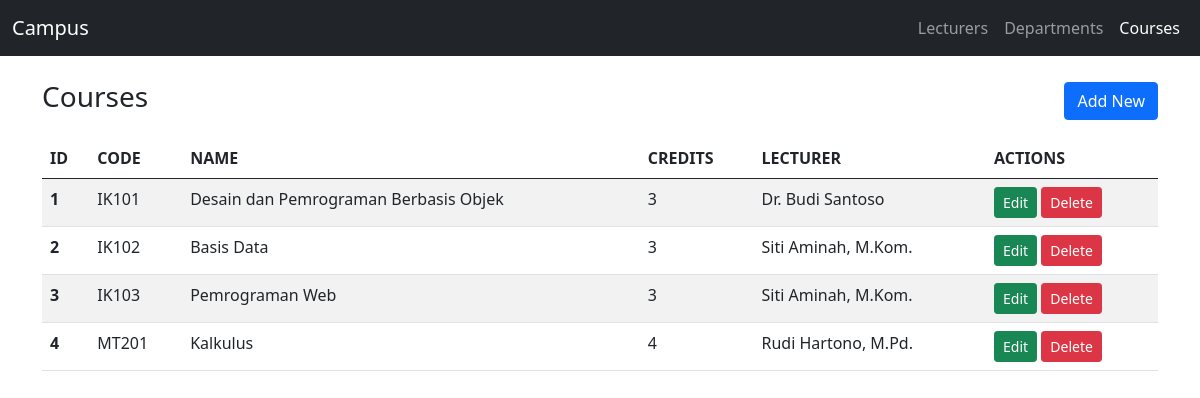
Screenshot of /Project/index.php?page=courses with the database file from the repository.
### tables this page shows
CREATE TABLE `courses` (
  `id` INT(11) NOT NULL AUTO_INCREMENT,
  `code` VARCHAR(20) NOT NULL,
  `name` VARCHAR(100) NOT NULL,
  `credits` TINYINT(4) NOT NULL DEFAULT 2,
  `lecturer_id` INT(11) NOT NULL,
  PRIMARY KEY (`id`),
  KEY `fk_course_lecturer` (`lecturer_id`),
  CONSTRAINT `fk_course_lecturer` FOREIGN KEY (`lecturer_id`)
    REFERENCES `lecturers` (`id`) ON DELETE CASCADE ON UPDATE CASCADE
);

CREATE TABLE `lecturers` (
  `id` INT(11) NOT NULL AUTO_INCREMENT,
  `name` VARCHAR(100) NOT NULL,
  `nidn` VARCHAR(20) NOT NULL,
  `phone` VARCHAR(20) NOT NULL,
  `join_date` DATE NOT NULL,
  `department_id` INT(11) DEFAULT NULL,
  PRIMARY KEY (`id`),
  KEY `fk_lecturer_department` (`department_id`),
  CONSTRAINT `fk_lecturer_department` FOREIGN KEY (`department_id`)
    REFERENCES `departments` (`id`) ON DELETE SET NULL ON UPDATE CASCADE
);

### Project/controllers/BaseController.php (called while the page is built, shortened)
<?php
abstract class BaseController
{
    protected function render(string $view, array $data = []): void
    {
        extract($data);
        require __DIR__ . '/../views/layout/header.php';
        require __DIR__ . "/../views/$view.php";
        require __DIR__ . '/../views/layout/footer.php';
    }
}

### Project/controllers/CourseController.php (called while the page is built, shortened)
<?php
require_once __DIR__ . '/BaseController.php';
class CourseController extends BaseController
{
    private Course $model;
    public function __construct()
    {
        $this->model = new Course();
    }
    public function index(): void
    {
        $this->render('courses/index', ['courses' => $this->model->all()]);
    }
}

### Project/index.php (called while the page is built, shortened)
<?php
function e($value): string
{
    return htmlspecialchars((string)$value, ENT_QUOTES, 'UTF-8');
}
$action = $_GET['action'] ?? 'index';
(new $class())->$action();

### Project/models/Course.php (called while the page is built, shortened)
<?php
class Course
{
    private mysqli $db;
    public function __construct()
    {
        $this->db = Database::connect();
    }
    public function all(): array
    {
        $sql = "SELECT c.*, l.name AS lecturer_name
                FROM courses c
                JOIN lecturers l ON l.id = c.lecturer_id
                ORDER BY c.id";
        return $this->db->query($sql)->fetch_all(MYSQLI_ASSOC);
    }
}

### Project/views/courses/index.php (the view, shortened to what this page needs)
<div class="d-flex justify-content-between align-items-center mb-3">
  <h3>Courses</h3>
  <a class="btn btn-primary" href="index.php?page=courses&action=create">Add New</a>
</div>
<table class="table table-striped">
  <thead>
    <tr><th>ID</th><th>CODE</th><th>NAME</th><th>CREDITS</th><th>LECTURER</th><th>ACTIONS</th></tr>
  </thead>
  <tbody>
    <?php foreach ($courses as $row): ?>
      <tr>
        <th><?= e($row['id']) ?></th>
        <td><?= e($row['code']) ?></td>
        <td><?= e($row['name']) ?></td>
        <td><?= e($row['credits']) ?></td>
        <td><?= e($row['lecturer_name']) ?></td>
        <td>
          <a class="btn btn-success btn-sm" href="index.php?page=courses&action=edit&id=<?= e($row['id']) ?>">Edit</a>
          <form method="post" action="index.php?page=courses&action=delete" class="d-inline"
                onsubmit="return confirm('Hapus course ini?')">
            <button class="btn btn-danger btn-sm">Delete</button>
          </form>
        </td>
      </tr>
    <?php endforeach; ?>
  </tbody>
</table>

### Project/views/layout/header.php (shortened to what this page needs)
<?php $current = $_GET['page'] ?? 'lecturers'; ?>
<!doctype html>
<html lang="en">
<head>
  <link href="assets/bootstrap.min.css" rel="stylesheet">
</head>
<body>
  <nav class="navbar navbar-expand navbar-dark bg-dark">
    <div class="container-fluid">
      <a class="navbar-brand" href="index.php">Campus</a>
      <ul class="navbar-nav">
        <?php foreach (['lecturers' => 'Lecturers', 'departments' => 'Departments', 'courses' => 'Courses'] as $key => $label): ?>
          <li class="nav-item">
            <a class="nav-link <?= $current === $key ? 'active' : '' ?>" href="index.php?page=<?= $key ?>"><?= $label ?></a>
          </li>
        <?php endforeach; ?>
      </ul>
    </div>
  </nav>
  <div class="container my-4">

### Project/views/layout/footer.php (shortened to what this page needs)
  </div>
</body>
</html>

### rows the page displays
courses: id "1", code "IK101", name "Desain dan Pemrograman Berbasis Objek", credits "3", lecturer.name "Dr. Budi Santoso"
courses: id "2", code "IK102", name "Basis Data", credits "3", lecturer.name "Siti Aminah, M.Kom."
courses: id "3", code "IK103", name "Pemrograman Web", credits "3", lecturer.name "Siti Aminah, M.Kom."
courses: id "4", code "MT201", name "Kalkulus", credits "4", lecturer.name "Rudi Hartono, M.Pd."

### other values shown
$label "Lecturers"
$label "Departments"
$label "Courses"
